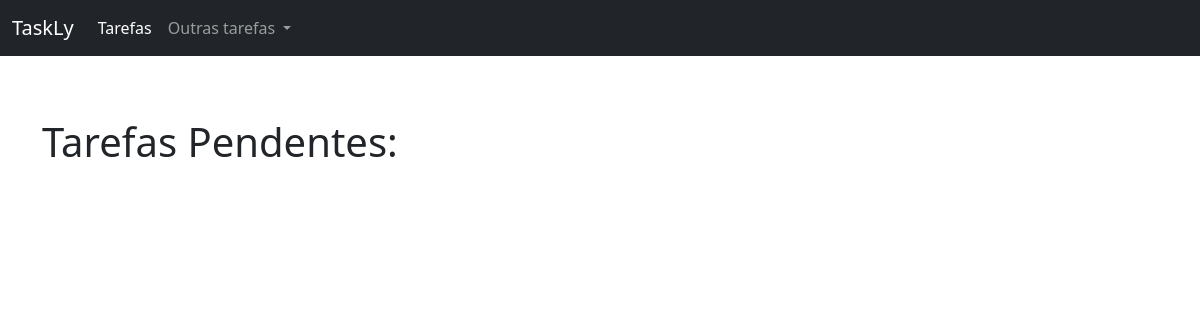
The page /tarefas/ on the database as committed earlier.
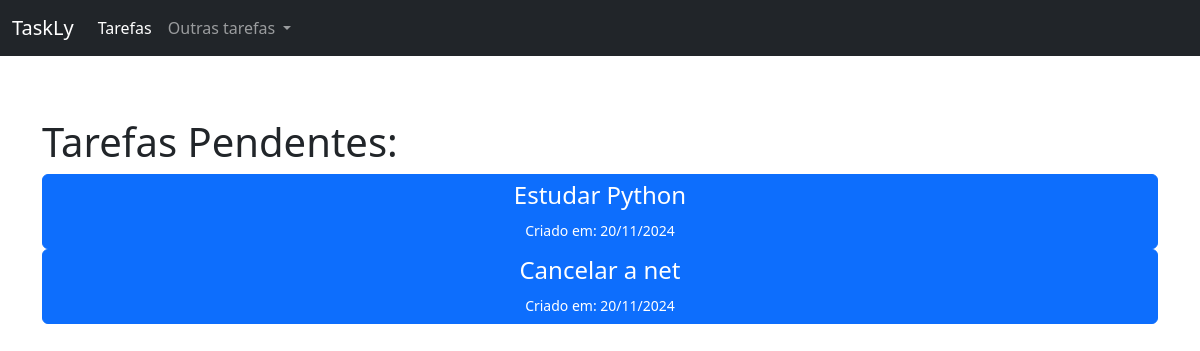
The same page on the database as committed later.
### tarefas/models.py (models this page shows)
class Tarefa(models.Model):
    OPCOES_STATUS = (
        ('concluido', 'Concluído'),
        ('pendente', 'Pendente'),
        ('adiado', 'Adiado'),
    )
    OPCOES_CATEGORIA = (
        ('urgente', 'Urgente'),
        ('importante', 'Importante'),
        ('precisa ser feito', 'Precisa ser Feito'),
    )
    descricao = models.CharField(max_length=255)
    criacao = models.DateField(auto_now_add=True)
    categoria = models.CharField(max_length=25, choices=OPCOES_CATEGORIA, default='importante')
    status = models.CharField(max_length=25, choices=OPCOES_STATUS, default='pendente')

### tarefas/views.py (the view)
# urls.py: path('', views.tarefas_pendentes_list, name='tarefas_pendentes_list')
def tarefas_pendentes_list(request):
    tarefas_pendentes = Tarefa.objects.filter(status='pendente')
    return render(request, 'tarefas/tarefas_pendentes.html',
                  {'tarefas_pendentes':tarefas_pendentes})

### tarefas/templates/tarefas/tarefas_pendentes.html (shortened to what this page needs)
{% extends 'base.html' %}
{% block content %}
    <h1>Tarefas Pendentes:</h1>
    <div class="list-group" >
        {% for tarefa in tarefas_pendentes %}
            <button  type="button" class="btn btn-primary" data-bs-toggle="modal" data-bs-target="#modal{{ tarefa.id }}" >
                <h4> {{tarefa.descricao}} </h4>
                <small>Criado em: {{tarefa.criacao.day}}/{{tarefa.criacao.month}}/{{tarefa.criacao.year}}</small>
            </button>
  {% endfor %}
{% endblock %}

### tarefas/templates/base.html (shortened to what this page needs)
<!DOCTYPE html>
<html lang="pt-br">
<head>
    <link href="https://cdn.jsdelivr.net/npm/bootstrap@5.3.3/dist/css/bootstrap.min.css" rel="stylesheet">
</head>
<body style="padding-top: 70px;">
    <nav class="navbar fixed-top navbar-expand-lg navbar-dark bg-dark">
        <div class="container-fluid">
            <a class="navbar-brand" href="#">TaskLy</a>
            <div class="collapse navbar-collapse" id="conteudo-navbar">
                <ul class="navbar-nav me-auto">
                    <li class="nav-item active">
                        <a class="nav-link active" aria-current="page" href="#">Tarefas</a>
                    </li>
                    <li class="nav-item dropdown">
                        <a class="nav-link dropdown-toggle" href="#" id="navbarDropdown" role="button" data-bs-toggle="dropdown"
                            aria-expanded="false">
                            Outras tarefas
                        </a>
                    </li>
                </ul>
            </div>
        </div>
    </nav>
    <div class="container mt-5">
        {% block content %}
        {% endblock %}
    </div>
</body>
</html>

Rows that differ between the two databases and show on the page:
added Tarefa: descricao "Estudar Python", criacao.day "20", criacao.month "11", criacao.year "2024"
added Tarefa: descricao "Cancelar a net", criacao.day "20", criacao.month "11", criacao.year "2024"
